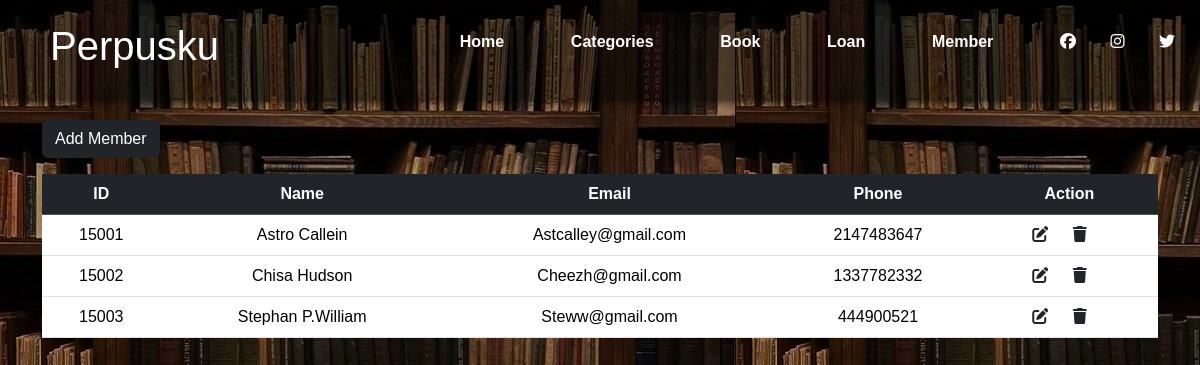
The app's page /member2.php with its own data.
### tables this page shows
CREATE TABLE `members` (
  `Member_id` int(11) NOT NULL,
  `Name` varchar(50) DEFAULT NULL,
  `Email` varchar(50) DEFAULT NULL,
  `Phone` int(11) DEFAULT NULL
);

### member2.php (the view, shortened to what this page needs)
<!DOCTYPE html>
<html lang="en">
<head>
    <link href="https://cdn.jsdelivr.net/npm/bootstrap@5.3.3/dist/css/bootstrap.min.css" rel="stylesheet">
    <link rel="stylesheet" href="styles.css">
    <link rel="stylesheet" href="https://cdnjs.cloudflare.com/ajax/libs/font-awesome/6.7.2/css/all.min.css" />
</head>
<body style="background: url(assets/img/library2.jpg)">
    <nav>
        <div class="logo"><h1>Perpusku</h1></div>
        <ul>
            <li><a href="index.php">Home</a></li>
            <li><a href="category.php">Categories</a></li>
            <li><a href="book.php">Book</a></li>
            <li><a href="loan.php">Loan</a></li>
            <li><a href="member.php">Member </a></li>
            <li>
                <a href="#"><i class="fab fa-facebook"></i></a>
                <a href="#"><i class="fab fa-instagram"></i></a>
                <a href="#"><i class="fab fa-twitter"></i></a>
            </li>
        </ul>
    </nav>
        <div class="container" style="padding-top: 120px;">
            <a href="member.php" class="btn btn-dark mb-3">Add Member</a>
            <table class="table table-hover text-center">
                <thead class="table-dark">
                <tr>
                    <th scope="col">ID</th>
                    <th scope="col">Name</th>
                    <th scope="col">Email</th>
                    <th scope="col">Phone</th>
                    <th scope="col">Action</th>
                    </tr>
                </thead>
                <tbody>
                        <?php
                        include "db_conn.php";
                            $sql = "SELECT * FROM `members`";
                            $result = mysqli_query($conn, $sql);
                            while ($row = mysqli_fetch_assoc($result)){
                                ?>
                                <tr>
                                    <td><?php echo $row['Member_id']?></td>
                                    <td><?php echo $row['Name']?></td>
                                    <td><?php echo $row['Email']?></td>
                                    <td><?php echo $row['Phone']?></td>
                                    <td>
                                        <a href="edit_member.php?id=<?php echo $row['Member_id'] ?>" class="link-dark"><i class="fa-solid fa-pen-to-square fs-8 text-dark text-center"></i></a>
                                        <a href="delete_member.php?id=<?php echo $row['Member_id'] ?>" class="link-dark"><i class="fa-solid fa-trash fs-8 text-dark text-center"></i></a>
                                    </td>
                                </tr>
                                <?php
                            }
                        ?>
                </tbody>
            </table>
        </div>
</body>
</html>

### styles.css (style rules this page uses)
* { margin: 0; padding: 0; font-family: Arial, sans-serif; }
body { background-size: cover; height: 100vh; width: 100%; background-position: center; }
nav { width: 100%; height: 100px; display: flex; justify-content: space-between; align-items: center; position: fixed; z-index: 99; box-shadow: 0 0 10px #000; background: rgba(0, 0, 0, 0.5); }
i { color: white; cursor: pointer; padding-right: 20px; }
nav .logo { flex: 1; color: #fff; margin-left: 50px; text-decoration: uppercase; font-size: 25px; font-family: Impact, Haettenschweiler, 'Arial Narrow Bold', sans-serif; }
nav ul { flex: 2; display: flex; justify-content: space-between; align-items: center; }
nav ul li { list-style: none; line-height: 50px; }
nav ul li a { text-decoration: none; color: #fff; font-weight: 600; text-decoration: uppercase; padding: 7px 5px; }

### records on screen
members: Member_id "15001", Name "Astro Callein", Email "Astcalley@gmail.com", Phone "2147483647"
members: Member_id "15002", Name "Chisa Hudson", Email "Cheezh@gmail.com", Phone "1337782332"
members: Member_id "15003", Name "Stephan P.William", Email "Steww@gmail.com", Phone "444900521"
